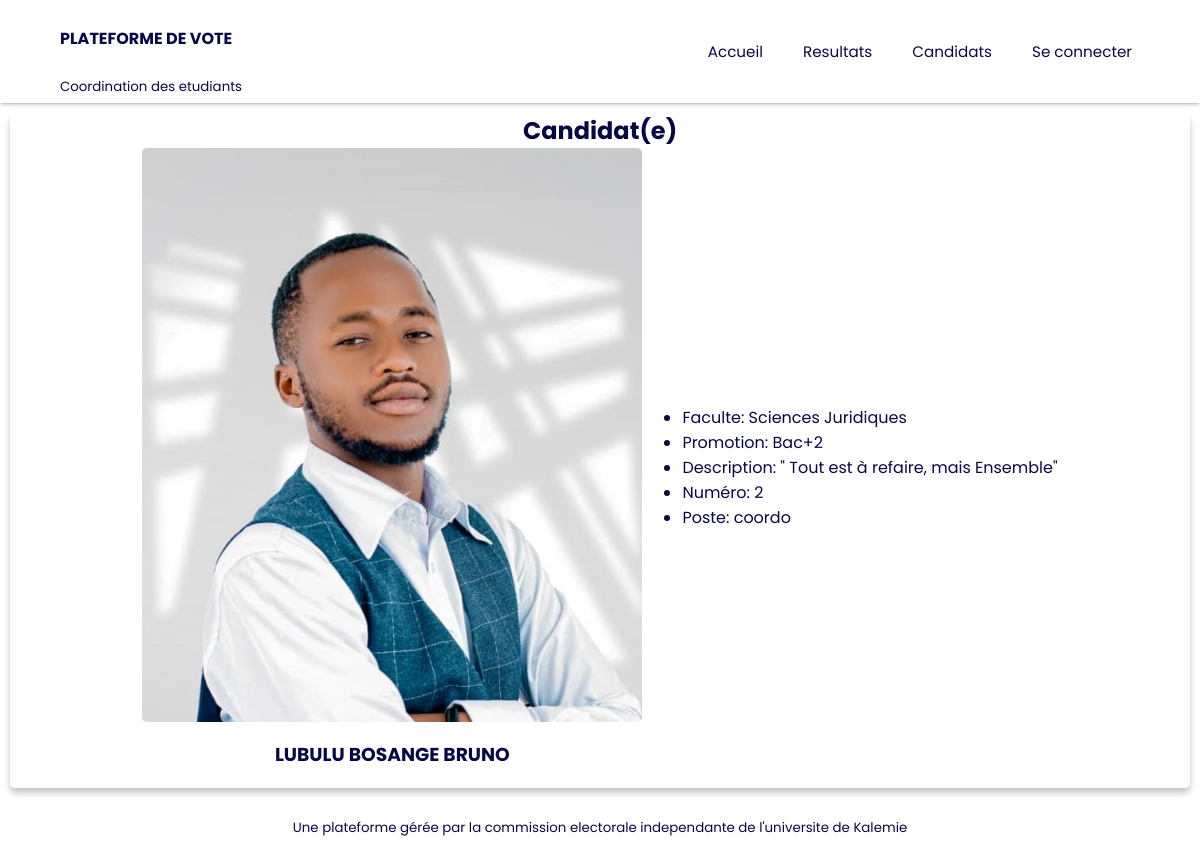
Page /detail-candidate/24/ on the committed database.
### Appli_vote/models.py (models this page shows)
class Candidat(models.Model):
    mat=models.CharField(max_length=255, verbose_name="Matricule",default=uuid4)
    name = models.CharField(max_length=255, verbose_name="Nom",blank=False)
    fac=models.CharField(max_length=255, choices=[
        ("Sciences Informatiques","informatique"),
        ("Sciences Biomédicales","medecine"),
        ("Sciences Juridiques","droit"),
        ("Sciences Sociales","social"),
        ("Sciences Economiques","economie"),
        ("Sciences Agronomiques","agronomie"),
        ("Ecole de Santé Publique","sante"),
        ("Sciences Psychologiques","psycho"),
        ("Sciences de l'Information et de la Communication","sic"),
    ], verbose_name="Faculté" )
    prom=models.CharField(choices=[
        ("G1","g1"),
        ("G2","g2"),
        ("G3","g3"),
        ("L1","l1"),
        ("L2","l2"),
        ("Bac+1","bac1"),
        ("Bac+2","bac2"),
        ("Bac+3","bac3"),
    ], max_length=255)
    description=models.TextField(blank=True, null=True, default='Aucune description')
    thumbnail = models.ImageField(default='')
    num_candidat=models.IntegerField()
    poste=models.CharField(max_length=255,choices=[
        ("coordo","Coordonnateur des Etudiants"),
        ("vice-cordo","Vice-Coordonnateur des Etudiants"),
        ("sec","Sécretaire de la Coordination"),
        ("tresorier","Trésorier de la Coordination"),
        ("cc","Chargé de Communication de la Coordination")
    ])
    election = models.ForeignKey(Election, on_delete=models.CASCADE, null=True)

### Appli_vote/views.py (the view)
# urls.py: path('detail-candidate/<int:pk>/',CandidateDetailVieW.as_view(),name='detail'),
class CandidateDetailVieW(DetailView):
    model= Candidat
    context_object_name = "candidat"

### Appli_vote/templates/Appli_vote/candidat_detail.html (shortened to what this page needs)
{% extends "base.html" %}
{% block content %}
<div class="cntr d-col shdw mg-10p rds-5p h-100vh">
    <h2>Candidat(e)</h2>
    <div class="cntr rsp-display">
        <div class="cntr d-col">
            {% if candidat.thumbnail %}
            <img src="{{ candidat.thumbnail.url }}" alt="" class="img-c">
            {% endif %}
            <h3>{{candidat.name}}</h3>
        </div>
        <ul>
            <li>Faculte: {{candidat.fac}} </li>
            <li>Promotion: {{candidat.prom}} </li>
            <li>Description: {{candidat.description}}</li>
            <li>Numéro: {{candidat.num_candidat}}</li>
            <li>Poste: {{candidat.poste}}</li>
        </ul>
    </div>
</div>
{% endblock %}

### Appli_vote/static/css/style.css (style rules this page uses)
* { box-sizing: border-box; -webkit-font-smoothing: antialiased; -moz-osx-font-smoothing: grayscale; }
body { padding: 0; margin: 0; font-family: "Poppins", sans-serif; color: rgb(8, 8, 68); }
@media screen and (min-width: 1096px) { .img-c { height: auto; width: 500px; } }
.cntr { display: flex; justify-content: center; align-items: center; }
.rds-5p { border-radius: 5px; }
.d-col { flex-direction: column; }
.shdw { box-shadow: rgba(0, 0, 0, 0.23) 0px 5px 6px; }
h2 { margin: 0; }
img { border-radius: 5px; }

### rows in the picture
Candidat: thumbnail (picture), name "LUBULU BOSANGE BRUNO", fac "Sciences Juridiques", prom "Bac+2", description "\" Tout est à refaire, mais Ensemble\"", num_candidat "2", poste "coordo"
